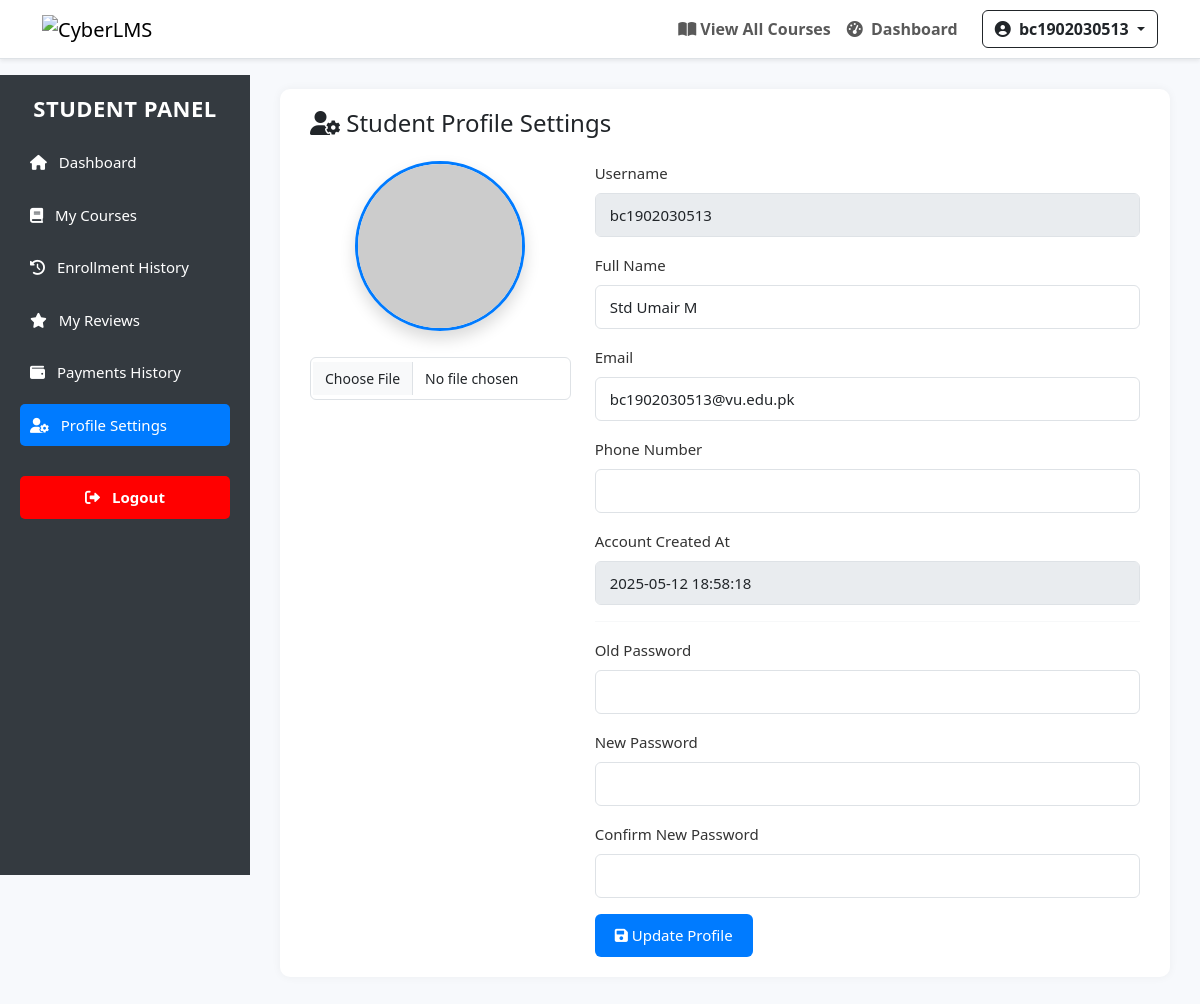
The page /student/student-profile.php (signed in) on the database its author committed.
### tables this page shows
CREATE TABLE `users` (
  `id` int(11) NOT NULL,
  `username` varchar(50) NOT NULL,
  `full_name` varchar(100) DEFAULT NULL,
  `email` varchar(100) NOT NULL,
  `password` varchar(255) NOT NULL,
  `role` enum('student','instructor','admin') DEFAULT 'student',
  `resume` varchar(255) DEFAULT NULL,
  `status` enum('pending','approved','rejected') DEFAULT 'pending',
  `created_at` timestamp NOT NULL DEFAULT current_timestamp(),
  `profile_picture` varchar(255) DEFAULT NULL,
  `phone` varchar(20) DEFAULT NULL
);

### student/student-profile.php (the view, shortened to what this page needs)
<?php
require_once '../config/config.php';
$studentId = $_SESSION['user_id'];
$stmt = $conn->prepare("SELECT username, full_name, email, profile_picture, password, phone, created_at FROM users WHERE id = ?");
$stmt->bind_param("i", $studentId);
$stmt->execute();
$student = $stmt->get_result()->fetch_assoc();
?>
<!DOCTYPE html>
<html lang="en">
<head>
    <link href="https://cdn.jsdelivr.net/npm/bootstrap@5.3.0/dist/css/bootstrap.min.css" rel="stylesheet">
    <link href="https://cdnjs.cloudflare.com/ajax/libs/font-awesome/6.0.0-beta3/css/all.min.css" rel="stylesheet">
    <link rel="stylesheet" href="../assets/css/profile.css">
</head>
<body>
<?php include '../includes/header.php'; ?>
<?php include '../includes/student-sidebar.php'; ?>
<div class="main-content container">
    <div class="profile-wrapper">
        <h4 class="mb-4"><i class="fas fa-user-cog"></i> Student Profile Settings</h4>
        <form method="POST" enctype="multipart/form-data" class="row g-4">
            <div class="col-md-4 text-center">
                <div class="profile-picture-wrapper">
                    <img id="preview" src="<?= $student['profile_picture'] ? '../assets/uploads/profileimages/' . $student['profile_picture'] : 'https://via.placeholder.com/170?text=Avatar' ?>" class="img-fluid rounded-circle shadow" width="170" height="170" alt="Profile Picture">
                    <input type="file" name="profile_picture" class="form-control mt-3" onchange="previewImage(event)">
                </div>
            </div>
            <div class="col-md-8">
                <div class="mb-3">
                    <label class="form-label">Username</label>
                    <input type="text" class="form-control" value="<?= htmlspecialchars($student['username']) ?>" disabled>
                </div>
                <div class="mb-3">
                    <label class="form-label">Full Name</label>
                    <input type="text" class="form-control" name="full_name" value="<?= htmlspecialchars($student['full_name']) ?>" required>
                </div>
                <div class="mb-3">
                    <label class="form-label">Email</label>
                    <input type="email" class="form-control" name="email" value="<?= htmlspecialchars($student['email']) ?>" required>
                </div>
                <div class="mb-3">
                    <label class="form-label">Phone Number</label>
                    <input type="text" class="form-control" name="phone" value="<?= htmlspecialchars($student['phone']) ?>" required>
                </div>
                <div class="mb-3">
                    <label class="form-label">Account Created At</label>
                    <input type="text" class="form-control" value="<?= htmlspecialchars($student['created_at']) ?>" disabled>
                </div>
                <hr>
                <div class="mb-3">
                    <label class="form-label">Old Password</label>
                    <input type="password" class="form-control" name="old_password">
                </div>
                <div class="mb-3">
                    <label class="form-label">New Password</label>
                    <input type="password" class="form-control" name="new_password">
                </div>
                <div class="mb-3">
                    <label class="form-label">Confirm New Password</label>
                    <input type="password" class="form-control" name="confirm_password">
                </div>
                <button type="submit" class="btn btn-primary"><i class="fas fa-save"></i> Update Profile</button>
            </div>
        </form>
    </div>
</div>
</body>
</html>

### assets/css/profile.css (style rules this page uses)
body, html { height: 100vh; background-color: #f7f9fc; font-family: 'Segoe UI', Tahoma, Geneva, Verdana, sans-serif; }
.main-content { width: auto; min-height: 100vh; justify-content: center; }
.profile-wrapper { background: #ffffff; padding: 20px 30px; border-radius: 10px; width: 100%; box-shadow: 0 0 10px rgba(0, 0, 0, 0.05); }
.profile-picture-wrapper { align-items: center; }
.profile-picture-wrapper img { width: 170px; height: 170px; object-fit: cover; border-radius: 50%; border: 3px solid #007bff; box-shadow: 0 4px 10px rgba(0,0,0,0.1); margin-bottom: 10px; }
.profile-picture-wrapper input[type="file"] { margin-top: 10px; font-size: 14px; }
.form-label { font-weight: 500; font-size: 15px; color: #333; }
input.form-control, textarea.form-control, select.form-select { border-radius: 6px; font-size: 15px; padding: 10px 14px; }
button.btn-primary { background-color: #007bff; border: none; padding: 10px 20px; font-size: 15px; font-weight: 500; border-radius: 6px; transition: 0.3s ease-in-out; }
hr { border-top: 1px solid #dee2e6; }

### assets/css/sidebar.css (style rules this page uses)
@media (min-width: 769px) { .main-content { margin-left: 250px; padding: 30px; } }

### rows shown on the page
users: username "bc1902030513", full_name "Std Umair M", email "bc1902030513@vu.edu.pk", created_at "2025-05-12 18:58:18"

### other values the page prints
$username "bc1902030513"
